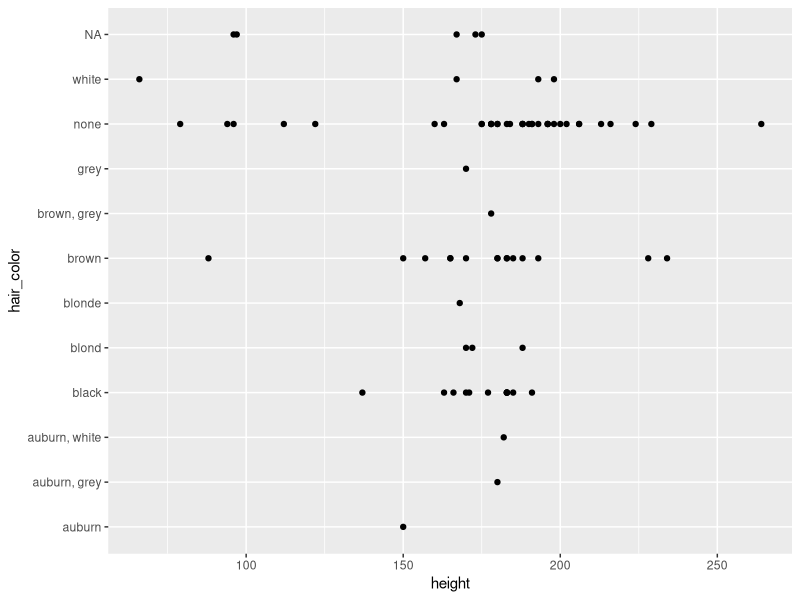
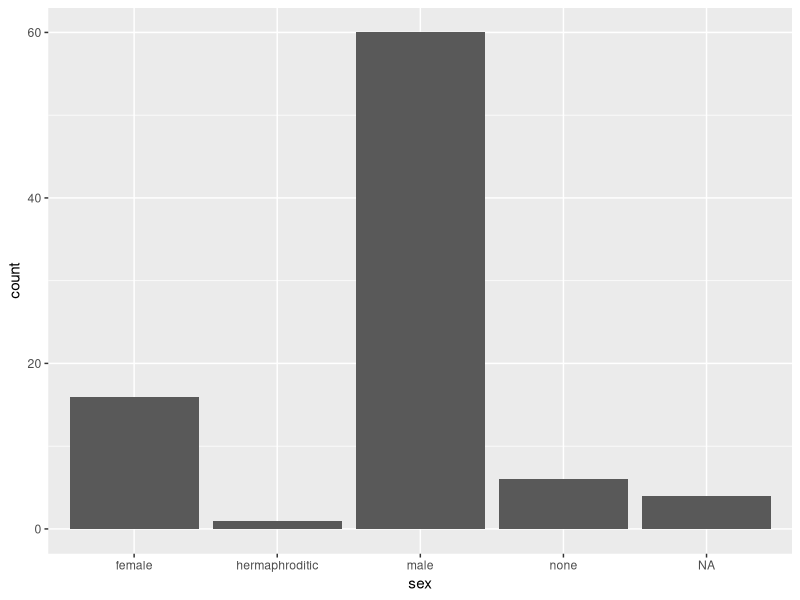

R code for these plots, in order:
install.packages("dplyr")
library(dplyr)


# ¿Qué tipo de datos es cada variable?

#Usando estos comandos podemos obtener el tipo de cada variable
?starwars
starwars

#Resultado: 

# name: <chr>
# height: <int>
# mass: <dbl> 
# hair_color: <chr>
# skin_color: <chr>
# eye_color: <chr>
# birth_year: <dbl>
# sex: <chr>
# gender: <chr>
# homeworld:  <chr>
# species: <chr>
# films: <list>
# vehicles: <list>
# starships: <list>


# ¿Cuál es el tamaño total del data frame?

nrow(starwars)
# Tiene 87 filas

ncol(starwars)
# Tiene 14 columnas

# ¿Cuáles son los límites de cada período de observación (por ejemplo, qué período de tiempo abarcan las observaciones en el data frame)?

#Como tal no tiene una variable de tiempo, lo unico es que tiene fecha de nacimiento. Asi que se usaran fechas de  nacimientos
arrange(starwars, (birth_year)) %>% select(birth_year) %>% head(1)
#Resultado = 8

arrange(starwars, desc(birth_year)) %>% select(birth_year) %>% head(1)
#Resultado = 896


#Respuesta: Los cumpleaños de los personajes de starwars van desde el año 8 hasta el 896 BBY (Before Battle of Yavin - Antes de la batalla de Yavin)




# ¿Alguna de las variables tiene valores perdidos y, de ser así, cuáles tienen más NA que otras? ¿Por qué podría ser ese el caso?

sum(is.na(starwars))
#Resultado = 105
#Repuesta:  Se tiene 105 datos perdidos



library(ggplot2)




#PRIMER GRAFICO
ggplot(data = starwars) + geom_point(mapping =  aes(x =height, y =hair_color ))


#Lo que dice es que no tiene color de pelo en su mayoria sin importar el peso, el que mas diversidad de colores
#tiene es entre 150-200 cm de altura.
#El comando lo que hace es hacer un grafico de dispersion entre dos variables,
#height(continua) en el eje x,  y Hair color(categorica) en el eje Y.
#Que muestra la relacion entre la altura de los personajes y sus colores de pelo,
#el que mas elementos tiene es el que no tiene color de pelo. 
#El que menos tiene es unknown que no tiene ningun elemento.\
#Lo que se espera que el lector entienda o deduzca es como es que existen distintos colores
#de pelo en funcion de la altura.






#SEGUNDO GRAFICO
ggplot(data = starwars) + geom_bar(mapping =  aes(x =sex ))


#Esta grafica representa la cantidad de tipos de sexo que existen en starwars. El que mas tiene es
# male con 60 y el que menos tiene es Hermaphroditic con 2
#Esta grafica es un grafico de barras que representa la cantidad de tipos de sexo que 
#existen en starwars. El que mas tiene es male con 60 y el que menos tiene es Hermaphroditic
#con 2. Se utilizo la variable sex, porque es una variable categorica que tiene relativamente
#pocos datos, 5 especificamente. Lo que se espera obtener de parte del usuario es que deduzca
#o detecte de que tipo de sexo es al que pertenecen los personajes de starwars asi como de 
#saber que sexo tiene mas personajes, y asi tambien quien tiene menos.








   
  